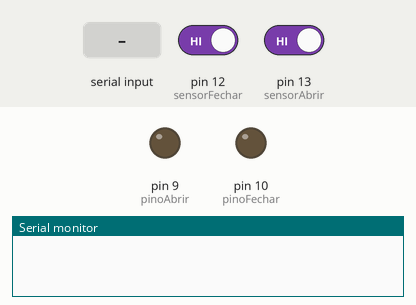
This sketch was run on a simulated Arduino Uno, built with avr-gcc and run on an emulated ATmega328P. Shown: output pins drawn as LEDs (lit = HIGH), the last lines printed to the serial monitor. Inputs (shaded band) come from the test bench; at power-on: pin 13 (sensorAbrir) HIGH, pin 12 (sensorFechar) HIGH.

Above: at 1.2 s.
1.3 s: "a" received over Serial
At 2.5 s:
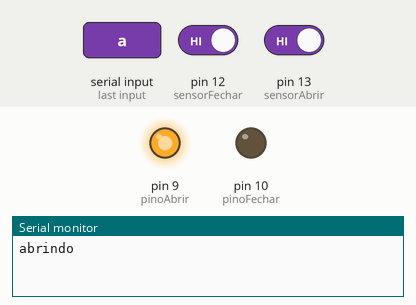
2.8 s: pin 13 (sensorAbrir) driven LOW
At 3.4 s:
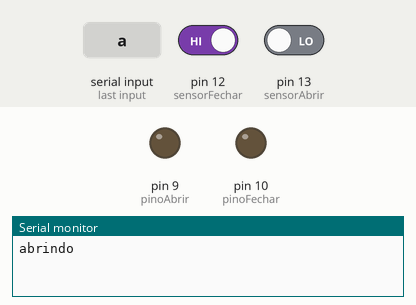
4.3 s: "f" received over Serial
At 5.0 s:
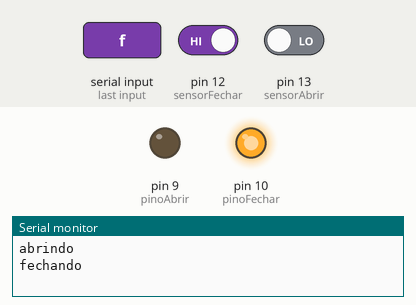
5.8 s: pin 12 (sensorFechar) driven LOW
At 6.9 s:
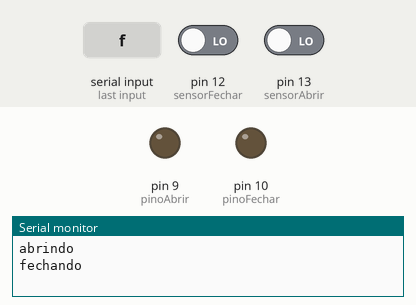
Timing chart, 0 to 8.3 s (numbered marks = the images above; inputs shaded):
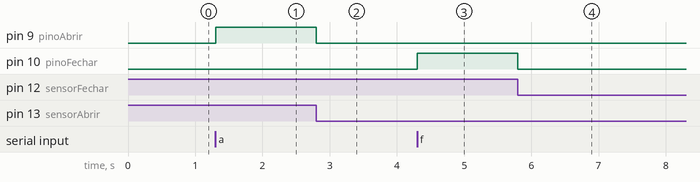

The sketch:

ponteLevadica.ino
```cpp
#include <Servo.h>
int pinoAbrir = 9;
int pinoFechar = 10;
int sensorFechar = 12;
int sensorAbrir = 13;
void setup() {
  Serial.begin(9600);
  pinMode(pinoAbrir, OUTPUT);
  pinMode(pinoFechar, OUTPUT);
  pinMode(sensorAbrir, INPUT_PULLUP);
  pinMode(sensorFechar, INPUT_PULLUP);
}
int a = 0;
void loop() {
  //Leitura de um caracter da serial
  char c = Serial.read();
  //Se o caracter for 'a', abre a ponte
  if (c == 'a') {
    Serial.println("abrindo");
    // desativa pino de fechar a ponte
    digitalWrite(pinoFechar, LOW);
    //espera um tempo para não ativar abrir e fechar ao mesmo tempo
    delay(5);
    //ativa pino abrir
    digitalWrite(pinoAbrir, HIGH);
    //As vezes por algum motivo, sai do while de verificação do sensor.
    // por isso tem esse contador. Tem que sair 5 vezes para aceitar que é sinal do sensor
    a = 0;
    while (a < 5) {
      while (digitalRead(sensorAbrir) == HIGH);
      a ++;
    }
    //desativa pino abrir ponte
    digitalWrite(pinoAbrir, LOW);
  }
  //Se o caracter for 'f', fecha a ponte
  if (c == 'f') {
    Serial.println("fechando");
    //Desativa pino abrir ponte
    digitalWrite(pinoAbrir, LOW);
    //espera um tempo para não ativar abrir e fechar ao mesmo tempo
    delay(5);
    //ativa pino fechar ponte
    digitalWrite(pinoFechar, HIGH);
    //As vezes por algum motivo, sai do while de verificação do sensor.
    // por isso tem esse contador. Tem que sair 5 vezes para aceitar que é sinal do sensor
    a = 0;
    while (a < 5) {
      while (digitalRead(sensorFechar) == HIGH);
      a ++;
    }
    //desativa pino fechar ponte'
    digitalWrite(pinoFechar, LOW);
  }
}
```

Measured:
- after the input at 1.3 s, pin 9 (pinoAbrir): LOW → HIGH at once
- after the input at 2.8 s, pin 9 (pinoAbrir): HIGH → LOW at once
- after the input at 4.3 s, pin 10 (pinoFechar): LOW → HIGH at once
- after the input at 5.8 s, pin 10 (pinoFechar): HIGH → LOW at once
